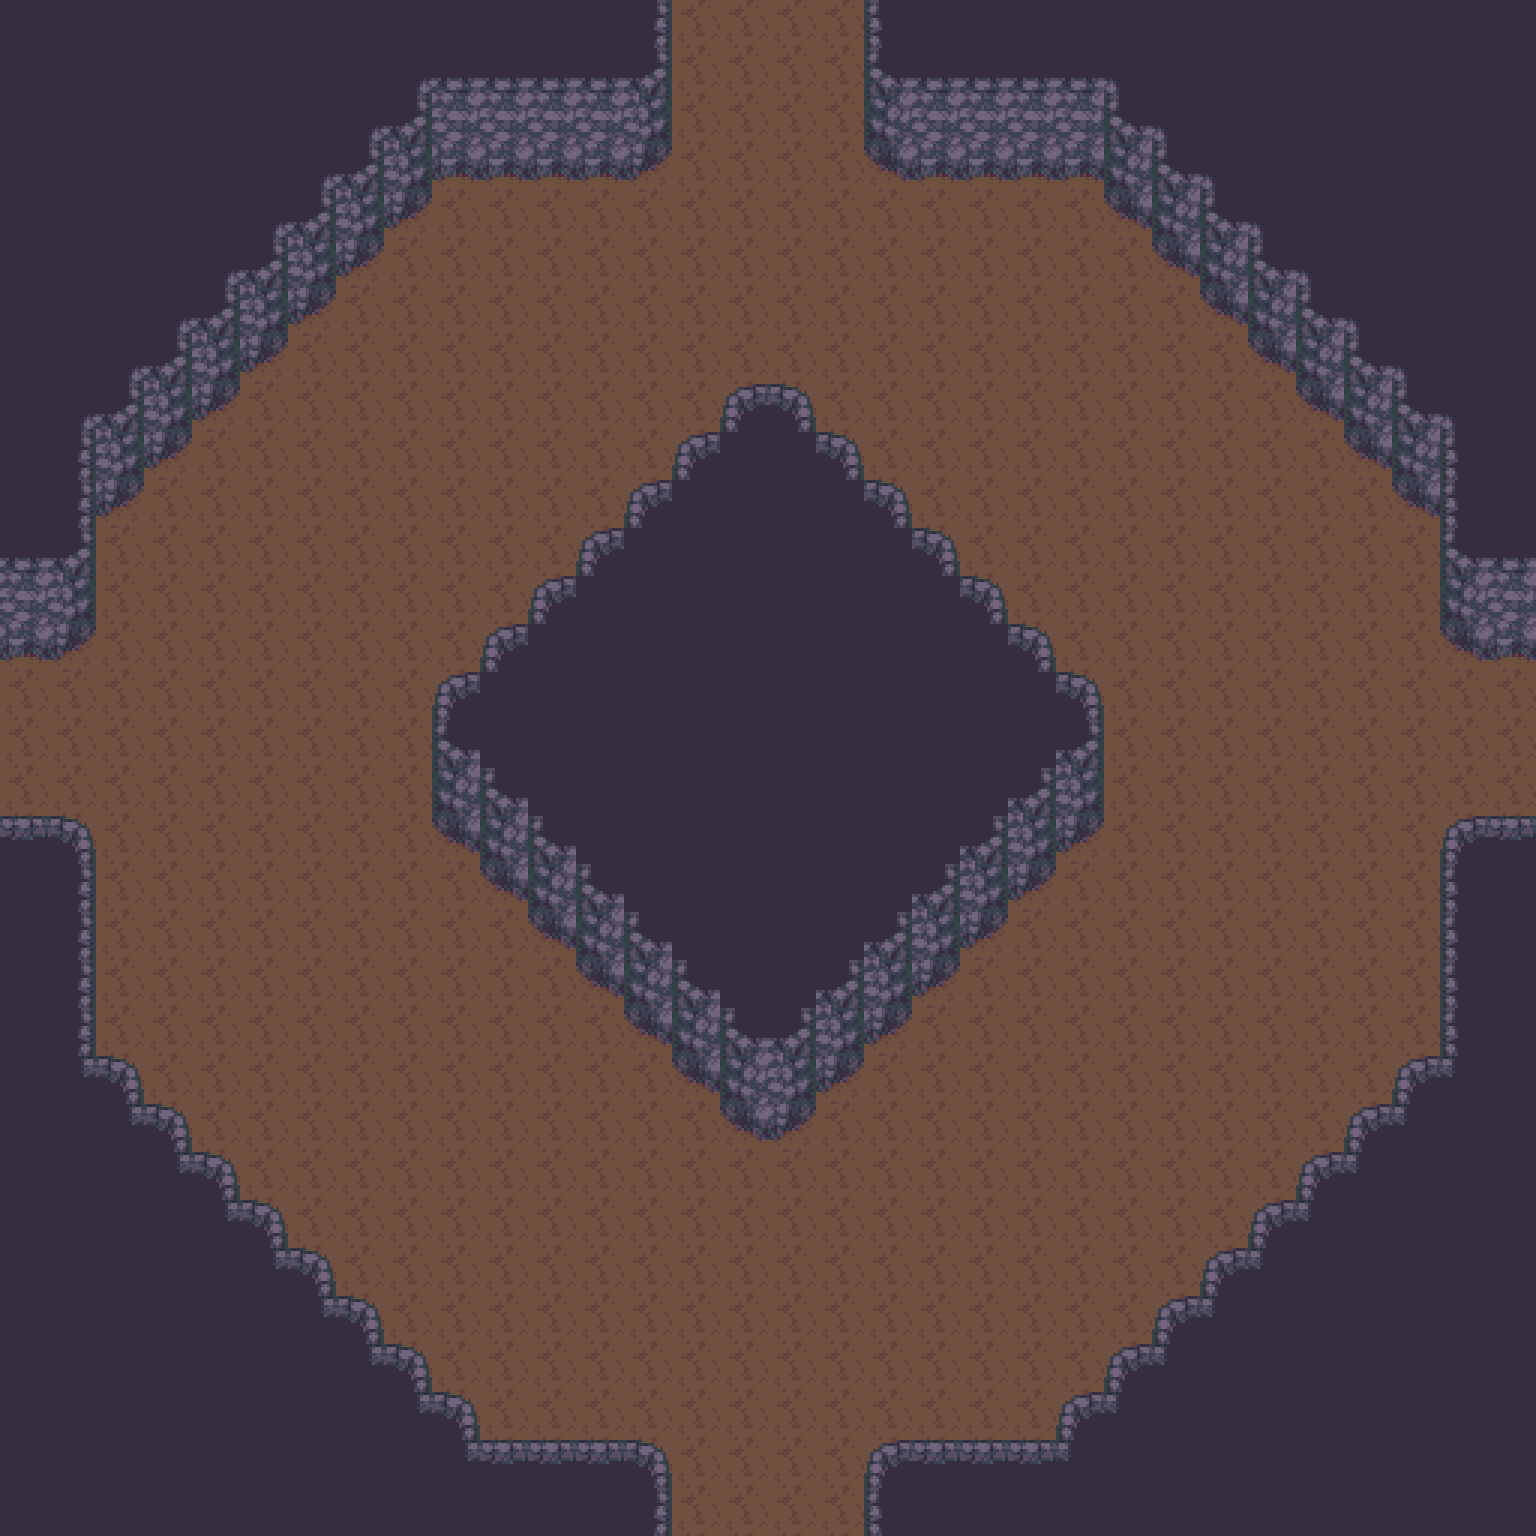

Below is a game level as drawn by its tile map, then a one-line description and the .tmx that defines it (tile-layer data replaced by summaries):
An orthogonal 32x32 tile map with 48x48 px tiles, 2 tile layers (Floor, Furnishing).

<map version="1.2" tiledversion="1.3.4" orientation="orthogonal" renderorder="right-down" width="32" height="32" tilewidth="48" tileheight="48" infinite="0" nextlayerid="3" nextobjectid="1">
 <tileset firstgid="1" source="Cave.tsx" />
 <layer id="2" name="Floor" width="32" height="32">
  <data>[1024 cells, 1024 non-empty, 1 distinct tile ids]</data>
 </layer>
 <layer id="1" name="Furnishing" width="32" height="32">
  <data>[1024 cells, 528 non-empty, 19 distinct tile ids]</data>
 </layer>
</map>
